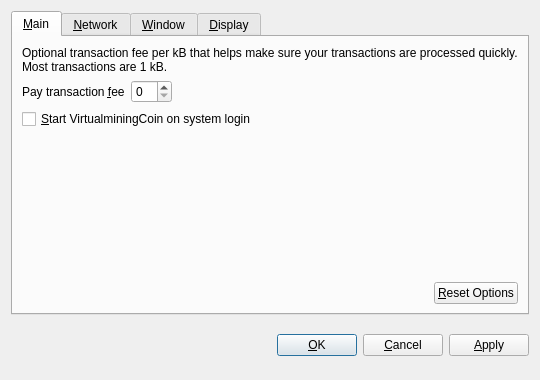
<?xml version="1.0" encoding="UTF-8"?>
<ui version="4.0">
 <class>OptionsDialog</class>
 <widget class="QDialog" name="OptionsDialog">
  <property name="geometry">
   <rect>
    <x>0</x>
    <y>0</y>
    <width>540</width>
    <height>380</height>
   </rect>
  </property>
  <property name="windowTitle">
   <string>Options</string>
  </property>
  <property name="modal">
   <bool>true</bool>
  </property>
  <layout class="QVBoxLayout" name="verticalLayout">
   <item>
    <widget class="QTabWidget" name="tabWidget">
     <property name="tabPosition">
      <enum>QTabWidget::North</enum>
     </property>
     <property name="currentIndex">
      <number>0</number>
     </property>
     <widget class="QWidget" name="tabMain">
      <attribute name="title">
       <string>&amp;Main</string>
      </attribute>
      <layout class="QVBoxLayout" name="verticalLayout_Main">
       <item>
        <widget class="QLabel" name="transactionFeeInfoLabel">
         <property name="text">
          <string>Optional transaction fee per kB that helps make sure your transactions are processed quickly. Most transactions are 1 kB.</string>
         </property>
         <property name="textFormat">
          <enum>Qt::PlainText</enum>
         </property>
         <property name="wordWrap">
          <bool>true</bool>
         </property>
        </widget>
       </item>
       <item>
        <layout class="QHBoxLayout" name="horizontalLayout_1_Main">
         <item>
          <widget class="QLabel" name="transactionFeeLabel">
           <property name="text">
            <string>Pay transaction &amp;fee</string>
           </property>
           <property name="textFormat">
            <enum>Qt::PlainText</enum>
           </property>
           <property name="buddy">
            <cstring>transactionFee</cstring>
           </property>
          </widget>
         </item>
         <item>
          <widget class="BitcoinAmountField" name="transactionFee"/>
         </item>
         <item>
          <spacer name="horizontalSpacer_1_Main">
           <property name="orientation">
            <enum>Qt::Horizontal</enum>
           </property>
           <property name="sizeHint" stdset="0">
            <size>
             <width>40</width>
             <height>20</height>
            </size>
           </property>
          </spacer>
         </item>
        </layout>
       </item>
       <item>
        <widget class="QCheckBox" name="bitcoinAtStartup">
         <property name="toolTip">
          <string>Automatically start VirtualminingCoin after logging in to the system.</string>
         </property>
         <property name="text">
          <string>&amp;Start VirtualminingCoin on system login</string>
         </property>
        </widget>
       </item>
       <item>
        <spacer name="verticalSpacer_Main">
         <property name="orientation">
          <enum>Qt::Vertical</enum>
         </property>
         <property name="sizeHint" stdset="0">
          <size>
           <width>20</width>
           <height>40</height>
          </size>
         </property>
        </spacer>
       </item>
       <item>
        <layout class="QHBoxLayout" name="horizontalLayout_2_Main">
         <item>
          <spacer name="horizontalSpacer_2_Main">
           <property name="orientation">
            <enum>Qt::Horizontal</enum>
           </property>
           <property name="sizeHint" stdset="0">
            <size>
             <width>40</width>
             <height>20</height>
            </size>
           </property>
          </spacer>
         </item>
         <item>
          <widget class="QPushButton" name="resetButton">
           <property name="toolTip">
            <string>Reset all client options to default.</string>
           </property>
           <property name="text">
            <string>&amp;Reset Options</string>
           </property>
           <property name="autoDefault">
            <bool>false</bool>
           </property>
          </widget>
         </item>
        </layout>
       </item>
      </layout>
     </widget>
     <widget class="QWidget" name="tabNetwork">
      <attribute name="title">
       <string>&amp;Network</string>
      </attribute>
      <layout class="QVBoxLayout" name="verticalLayout_Network">
       <item>
        <widget class="QCheckBox" name="mapPortUpnp">
         <property name="toolTip">
          <string>Automatically open the VirtualminingCoin client port on the router. This only works when your router supports UPnP and it is enabled.</string>
         </property>
         <property name="text">
          <string>Map port using &amp;UPnP</string>
         </property>
        </widget>
       </item>
       <item>
        <widget class="QCheckBox" name="connectSocks">
         <property name="toolTip">
          <string>Connect to the VirtualminingCoin network through a SOCKS proxy (e.g. when connecting through Tor).</string>
         </property>
         <property name="text">
          <string>&amp;Connect through SOCKS proxy:</string>
         </property>
        </widget>
       </item>
       <item>
        <layout class="QHBoxLayout" name="horizontalLayout_Network">
         <item>
          <widget class="QLabel" name="proxyIpLabel">
           <property name="text">
            <string>Proxy &amp;IP:</string>
           </property>
           <property name="textFormat">
            <enum>Qt::PlainText</enum>
           </property>
           <property name="buddy">
            <cstring>proxyIp</cstring>
           </property>
          </widget>
         </item>
         <item>
          <widget class="QValidatedLineEdit" name="proxyIp">
           <property name="maximumSize">
            <size>
             <width>140</width>
             <height>16777215</height>
            </size>
           </property>
           <property name="toolTip">
            <string>IP address of the proxy (e.g. 127.0.0.1)</string>
           </property>
          </widget>
         </item>
         <item>
          <widget class="QLabel" name="proxyPortLabel">
           <property name="text">
            <string>&amp;Port:</string>
           </property>
           <property name="textFormat">
            <enum>Qt::PlainText</enum>
           </property>
           <property name="buddy">
            <cstring>proxyPort</cstring>
           </property>
          </widget>
         </item>
         <item>
          <widget class="QLineEdit" name="proxyPort">
           <property name="maximumSize">
            <size>
             <width>55</width>
             <height>16777215</height>
            </size>
           </property>
           <property name="toolTip">
            <string>Port of the proxy (e.g. 9050)</string>
           </property>
          </widget>
         </item>
         <item>
          <widget class="QLabel" name="socksVersionLabel">
           <property name="text">
            <string>SOCKS &amp;Version:</string>
           </property>
           <property name="textFormat">
            <enum>Qt::PlainText</enum>
           </property>
           <property name="buddy">
            <cstring>socksVersion</cstring>
           </property>
          </widget>
         </item>
         <item>
          <widget class="QValueComboBox" name="socksVersion">
           <property name="toolTip">
            <string>SOCKS version of the proxy (e.g. 5)</string>
           </property>
          </widget>
         </item>
         <item>
          <spacer name="horizontalSpacer_Network">
           <property name="orientation">
            <enum>Qt::Horizontal</enum>
           </property>
           <property name="sizeHint" stdset="0">
            <size>
             <width>40</width>
             <height>20</height>
            </size>
           </property>
          </spacer>
         </item>
        </layout>
       </item>
       <item>
        <spacer name="verticalSpacer_Network">
         <property name="orientation">
          <enum>Qt::Vertical</enum>
         </property>
         <property name="sizeHint" stdset="0">
          <size>
           <width>20</width>
           <height>40</height>
          </size>
         </property>
        </spacer>
       </item>
      </layout>
     </widget>
     <widget class="QWidget" name="tabWindow">
      <attribute name="title">
       <string>&amp;Window</string>
      </attribute>
      <layout class="QVBoxLayout" name="verticalLayout_Window">
       <item>
        <widget class="QCheckBox" name="minimizeToTray">
         <property name="toolTip">
          <string>Show only a tray icon after minimizing the window.</string>
         </property>
         <property name="text">
          <string>&amp;Minimize to the tray instead of the taskbar</string>
         </property>
        </widget>
       </item>
       <item>
        <widget class="QCheckBox" name="minimizeOnClose">
         <property name="toolTip">
          <string>Minimize instead of exit the application when the window is closed. When this option is enabled, the application will be closed only after selecting Quit in the menu.</string>
         </property>
         <property name="text">
          <string>M&amp;inimize on close</string>
         </property>
        </widget>
       </item>
       <item>
        <spacer name="verticalSpacer_Window">
         <property name="orientation">
          <enum>Qt::Vertical</enum>
         </property>
         <property name="sizeHint" stdset="0">
          <size>
           <width>20</width>
           <height>40</height>
          </size>
         </property>
        </spacer>
       </item>
      </layout>
     </widget>
     <widget class="QWidget" name="tabDisplay">
      <attribute name="title">
       <string>&amp;Display</string>
      </attribute>
      <layout class="QVBoxLayout" name="verticalLayout_Display">
       <item>
        <layout class="QHBoxLayout" name="horizontalLayout_1_Display">
         <item>
          <widget class="QLabel" name="langLabel">
           <property name="text">
            <string>User Interface &amp;language:</string>
           </property>
           <property name="textFormat">
            <enum>Qt::PlainText</enum>
           </property>
           <property name="buddy">
            <cstring>lang</cstring>
           </property>
          </widget>
         </item>
         <item>
          <widget class="QValueComboBox" name="lang">
           <property name="toolTip">
            <string>The user interface language can be set here. This setting will take effect after restarting VirtualminingCoin.</string>
           </property>
          </widget>
         </item>
        </layout>
       </item>
       <item>
        <layout class="QHBoxLayout" name="horizontalLayout_2_Display">
         <item>
          <widget class="QLabel" name="unitLabel">
           <property name="text">
            <string>&amp;Unit to show amounts in:</string>
           </property>
           <property name="textFormat">
            <enum>Qt::PlainText</enum>
           </property>
           <property name="buddy">
            <cstring>unit</cstring>
           </property>
          </widget>
         </item>
         <item>
          <widget class="QValueComboBox" name="unit">
           <property name="toolTip">
            <string>Choose the default subdivision unit to show in the interface and when sending coins.</string>
           </property>
          </widget>
         </item>
        </layout>
       </item>
       <item>
        <widget class="QCheckBox" name="displayAddresses">
         <property name="toolTip">
          <string>Whether to show VirtualminingCoin addresses in the transaction list or not.</string>
         </property>
         <property name="text">
          <string>&amp;Display addresses in transaction list</string>
         </property>
        </widget>
       </item>
       <item>
        <widget class="QCheckBox" name="coinControlFeatures">
         <property name="toolTip">
          <string>Whether to show coin control features or not.</string>
         </property>
         <property name="text">
          <string>Display coin &amp;control features (experts only!)</string>
         </property>
        </widget>
       </item>
       <item>
        <spacer name="verticalSpacer_Display">
         <property name="orientation">
          <enum>Qt::Vertical</enum>
         </property>
         <property name="sizeHint" stdset="0">
          <size>
           <width>20</width>
           <height>40</height>
          </size>
         </property>
        </spacer>
       </item>
      </layout>
     </widget>
    </widget>
   </item>
   <item>
    <layout class="QHBoxLayout" name="horizontalLayout_Buttons">
     <item>
      <spacer name="horizontalSpacer_1">
       <property name="orientation">
        <enum>Qt::Horizontal</enum>
       </property>
       <property name="sizeHint" stdset="0">
        <size>
         <width>40</width>
         <height>48</height>
        </size>
       </property>
      </spacer>
     </item>
     <item>
      <widget class="QLabel" name="statusLabel">
       <property name="font">
        <font>
         <weight>75</weight>
         <bold>true</bold>
        </font>
       </property>
       <property name="text">
        <string/>
       </property>
       <property name="textFormat">
        <enum>Qt::PlainText</enum>
       </property>
       <property name="wordWrap">
        <bool>true</bool>
       </property>
      </widget>
     </item>
     <item>
      <spacer name="horizontalSpacer_2">
       <property name="orientation">
        <enum>Qt::Horizontal</enum>
       </property>
       <property name="sizeHint" stdset="0">
        <size>
         <width>40</width>
         <height>48</height>
        </size>
       </property>
      </spacer>
     </item>
     <item>
      <widget class="QPushButton" name="okButton">
       <property name="text">
        <string>&amp;OK</string>
       </property>
      </widget>
     </item>
     <item>
      <widget class="QPushButton" name="cancelButton">
       <property name="text">
        <string>&amp;Cancel</string>
       </property>
       <property name="autoDefault">
        <bool>false</bool>
       </property>
      </widget>
     </item>
     <item>
      <widget class="QPushButton" name="applyButton">
       <property name="text">
        <string>&amp;Apply</string>
       </property>
       <property name="autoDefault">
        <bool>false</bool>
       </property>
      </widget>
     </item>
    </layout>
   </item>
  </layout>
 </widget>
 <customwidgets>
  <customwidget>
   <class>BitcoinAmountField</class>
   <extends>QSpinBox</extends>
   <header>bitcoinamountfield.h</header>
  </customwidget>
  <customwidget>
   <class>QValueComboBox</class>
   <extends>QComboBox</extends>
   <header>qvaluecombobox.h</header>
  </customwidget>
  <customwidget>
   <class>QValidatedLineEdit</class>
   <extends>QLineEdit</extends>
   <header>qvalidatedlineedit.h</header>
  </customwidget>
 </customwidgets>
 <resources/>
 <connections/>
</ui>
